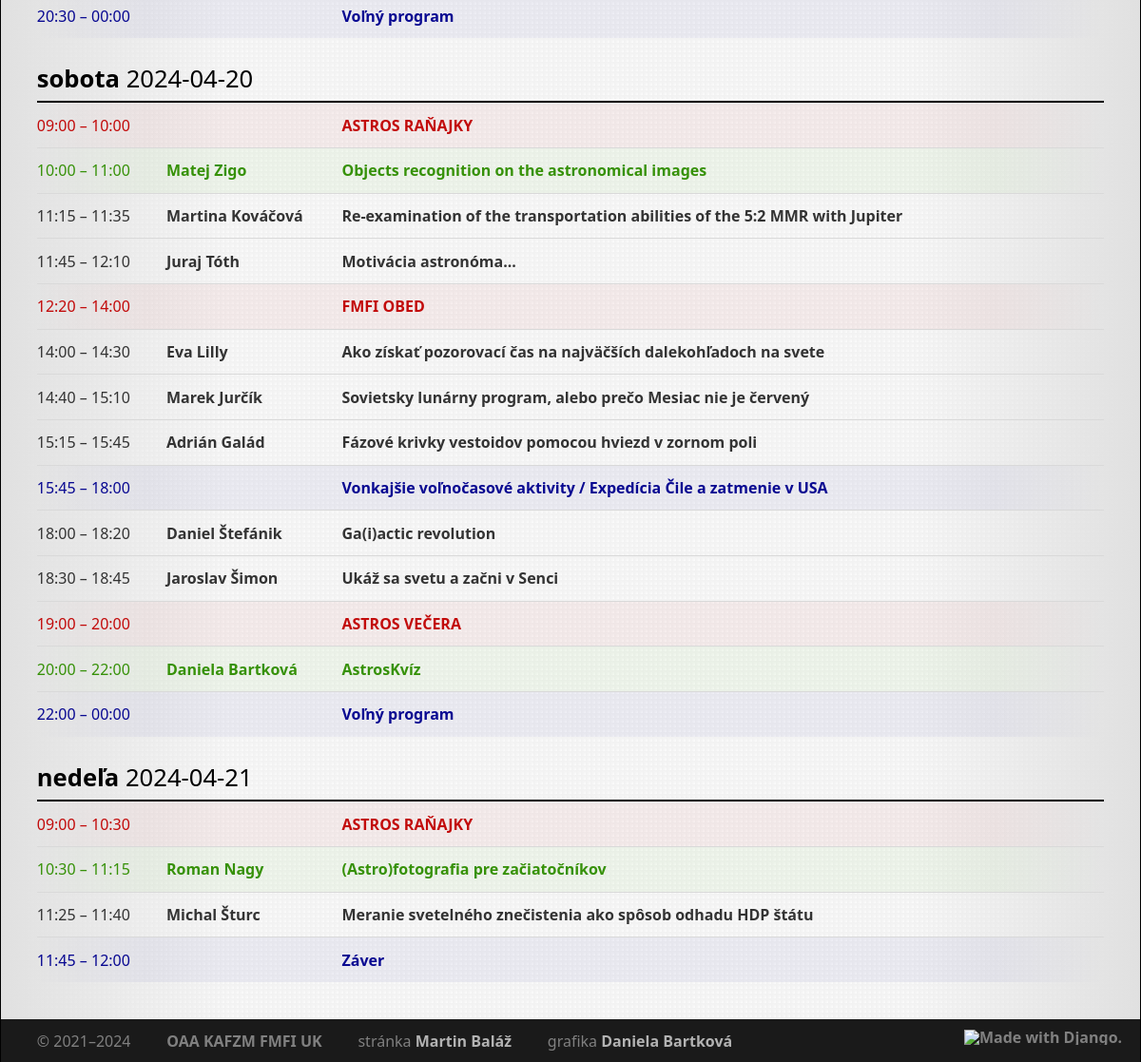
Before: / (lower part) with the older database file.
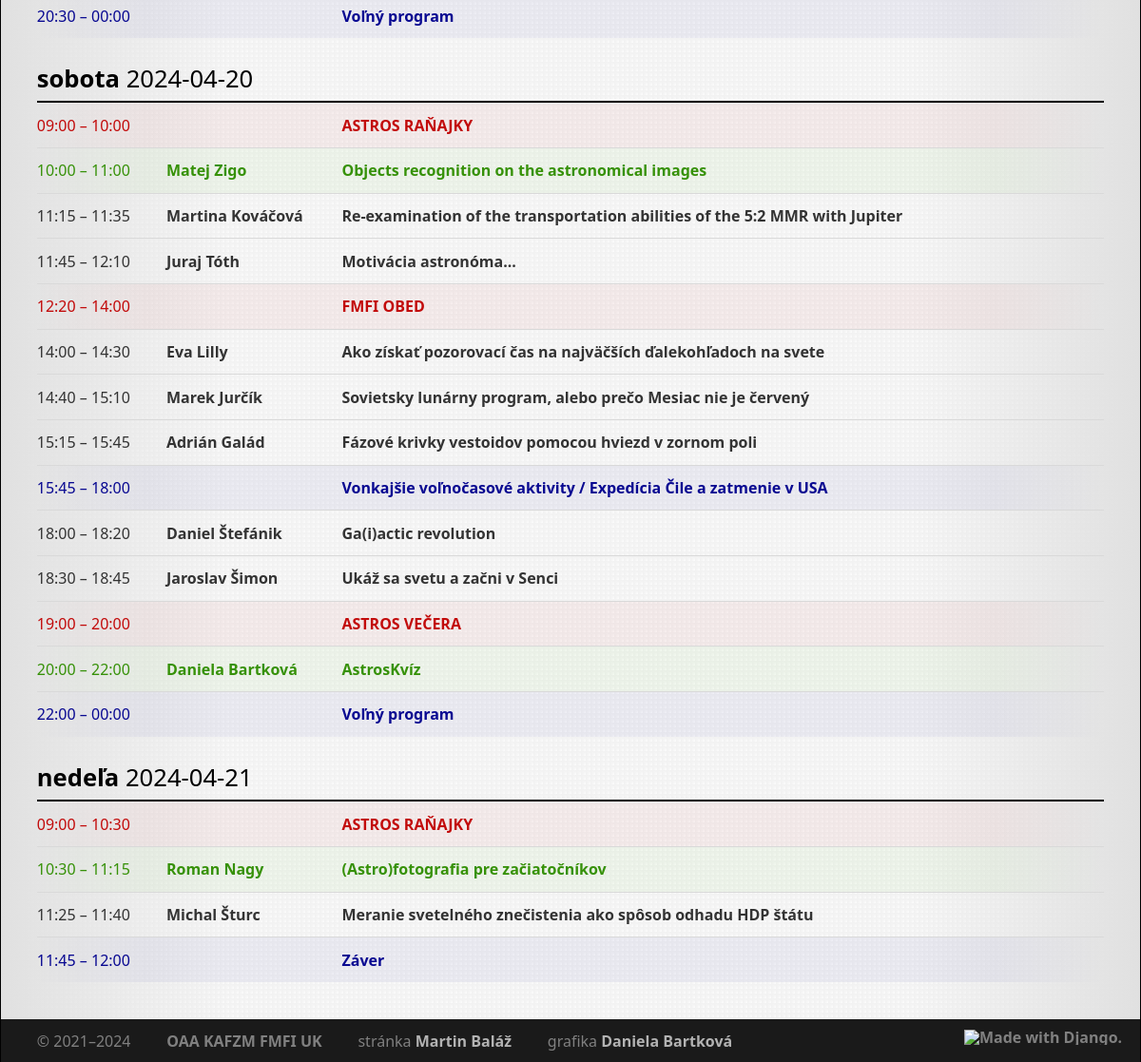
After: the same page with the newer database file.
### core/models/slot.py (models this page shows, shortened)
class Slot(models.Model):
    class Meta:
        ordering = ['start', 'duration']
        verbose_name = 'slot'
        verbose_name_plural = 'sloty'
    objects = SlotQuerySet.as_manager()
    CATEGORY_TALK = 'T'
    CATEGORY_WORKSHOP = 'W'
    CATEGORY_MEAL = 'M'
    CATEGORY_OTHER = 'O'
    CATEGORIES = [
        (CATEGORY_TALK, 'Prednáška'),
        (CATEGORY_WORKSHOP, 'Workshop'),
        (CATEGORY_MEAL, 'Jedlo'),
        (CATEGORY_OTHER, 'Ostatné'),
    ]
    title = models.CharField(blank=True, max_length=256, verbose_name='názov')
    abstract = models.TextField(blank=True, max_length=4096, verbose_name='abstrakt')
    start = models.DateTimeField(null=True, blank=True, verbose_name='začiatok')
    duration = models.PositiveIntegerField(null=False, verbose_name='dĺžka (min)')
    note = models.CharField(blank=True, max_length=256, verbose_name='poznámka')
    person = models.ManyToManyField('Participant', related_name='slots', blank=True, verbose_name='účastník')
    event = models.ForeignKey('Event', null=True, blank=True, related_name='slots', on_delete=models.CASCADE,
                              verbose_name='workshop')
    category = models.CharField(max_length=1, choices=CATEGORIES, default=CATEGORY_TALK, verbose_name='kategória')
    online = models.BooleanField(null=False, blank=False, default=False, verbose_name='online')
    presentation = models.FileField(
        null=True,
        blank=True,
        upload_to=presentation_filename,
        verbose_name='prezentácia (PDF)'
    )
    video = models.URLField(max_length=100, null=True, blank=True, verbose_name='URL videa')
    def sorted_authors(self):
        return sorted(
            self.people, key=lambda x: unicodedata.normalize('NFKD', x.last_name)
        )

### core/views/slot.py (the view)
# urls.py: path('', slot.ProgrammeView.as_view(), name='default'),
class ProgrammeView(ViewWithEvents, django.views.generic.ListView):
    model = core.models.Slot
    context_object_name = 'slots'
    template_name = 'core/programme.html'
    def get_queryset(self):
        self.event = django.shortcuts.get_object_or_404(core.models.Event,
                                                        code=self.kwargs.get('year', datetime.date.today().year))
        qs = self.model.objects \
            .with_people() \
            .filter(event__code=self.event.code) \
            .annotate(
                date=TruncDay('start'),
            ) \
            .order_by('start', 'duration')
        if self.request.user.is_staff:
            return qs
        else:
            return qs.filter(event__visible=True)
    def get_context_data(self, **kwargs):
        return super().get_context_data(**kwargs) | {
            'current_event': self.event,
        }

### core/models/affiliation.py (called while the page is built)
    def with_institute(self):
        return self.prefetch_related(
            Prefetch(
                'institute'
            )
        )

### core/models/event.py (called while the page is built)
    def for_user(self, user):
        qs = super().get_queryset()
        if user.is_staff:
            return qs
        else:
            return qs.only_visible()

    def only_visible(self):
        return self.filter(visible=True)

### core/models/participant.py (called while the page is built)
    def with_current_affiliations(self, date: datetime.date = None):
        date = date or datetime.date.today()
        return self.prefetch_related(
            Prefetch(
                'affiliation',
                queryset=Affiliation.objects.with_institute().filter(
                    Q(start__lte=date) | Q(start__isnull=True),
                    Q(end__gte=date) | Q(end__isnull=True)
                ),
                to_attr='current_affiliations',
            ),
        )

    def with_full_name(self):
        return self.annotate(full_name=Concat('last_name', Value(', '), 'first_name'))

    def get_queryset(self):
        return super().get_queryset().annotate(full_name=Concat('last_name', Value(', '), 'first_name'))

    def get_natural_name(self):
        return f"{self.first_name} {self.last_name}"

### core/templates/core/programme.html (shortened to what this page needs)
{% extends 'core/base.html' %}
{% load astro tz %}
{% block page %}
    <table class="programme">
        {% regroup slots by date as slots_date %}
        {% for day, slots_day in slots_date %}
            <tr>
                <th class="day" colspan="4">
                    {% if day is None %}
                        <span class="dow">nezaradené</span>
                    {% else %}
                        <a href="{% url 'programme-day' day.year day.month day.day %}">
                            <span class="dow">{{ day|date:"l" }}</span>
                            <span class="ymd">{{ day|date:"Y-m-d"|replace:"#-#&dash;" }}</span>
                        </a>
                    {% endif %}
                </th>
            </tr>
            {% for slot in slots_day %}
                <tr class="category-{{ slot.category }}{% if forloop.last %} last{% endif %}">
                    <td class="time">
                        {{ slot.start|timezone:"Europe/Bratislava"|time:"H:i" }}
                        {% if slot.start and slot.duration > 0 %}
                            &ndash;&nbsp;{{ slot.start|add_minutes:slot.duration|timezone:"Europe/Bratislava"|time:"H:i" }}
                        {% endif %}
                    </td>
                    <td class="person">
                        {% for person in slot.sorted_authors %}
                            <a href="{% url 'participant' person.username %}">{{ person.get_natural_name }}</a>
                        {% endfor %}
                    </td>
                    <td class="title">
                        <a href="{% url 'slot' id=slot.id %}">{{ slot.title }}</a>
                    </td>
                </tr>
            {% endfor %}
        {% empty %}
            <span class="empty">V tento deň sa nekoná žiadna akcia.</span>
        {% endfor %}
    </table>
{% endblock page %}

Changed rows visible on the page:
changed Slot: title "Ako získať pozorovací čas na najväčších dalekohľadoch na svete" → "Ako získať pozorovací čas na najväčších ďalekohľadoch na svete"
